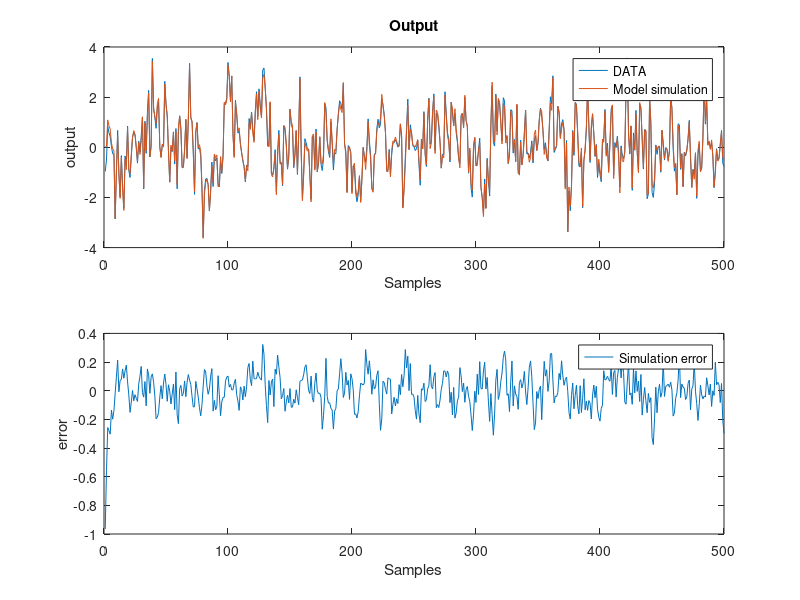

Write MATLAB code to recreate this figure.
clc;clear;
% close all

%%%%%%%%%%%%%%%%%%%%%%%%%%%%%%%%%%%%%%%%%%%%
%  Lets do simulation now
%%%%%%%%%%%%%%%%%%%%%%%%%%%%%%%%%%%%%%%%%%%%

% load the data samples and identified parameters:
load pss8_data_part2.mat

N = length(y);
NN = N/2;

% lets redifine the data variables so it will be easy to switch from
% validation to estimation sets.
yn = yval;
un = uval;
% yn = yest; 
% un = uest;

ysim = zeros(NN,1); % that's the vector where we will store the simulated output
% Write the code for simulation
for i=2:NN 
    %%%%%%%%%%%%%%%%%%%%%%%%%%%%%%%%%%%%%%%%%
    %%%% Write your code here: %%%%%%%%%%%%%%
    % use the variables un, ahat and bhat.
    ysim(i) = ahat*ysim(i-1) + bhat*un(i);
end

% compare with real data and compute RMSE
simERROR = yn-ysim;
simRMSE  = rms(simERROR)

% plot DATA vs MODEL prediction
figure
subplot(2,1,1)
plot(yn)
hold on
plot(ysim)
legend('DATA','Model simulation')
title('Output')
xlabel('Samples')
ylabel('output')
subplot(2,1,2)
plot(simERROR)
legend('Simulation error')
xlabel('Samples')
ylabel('error')

